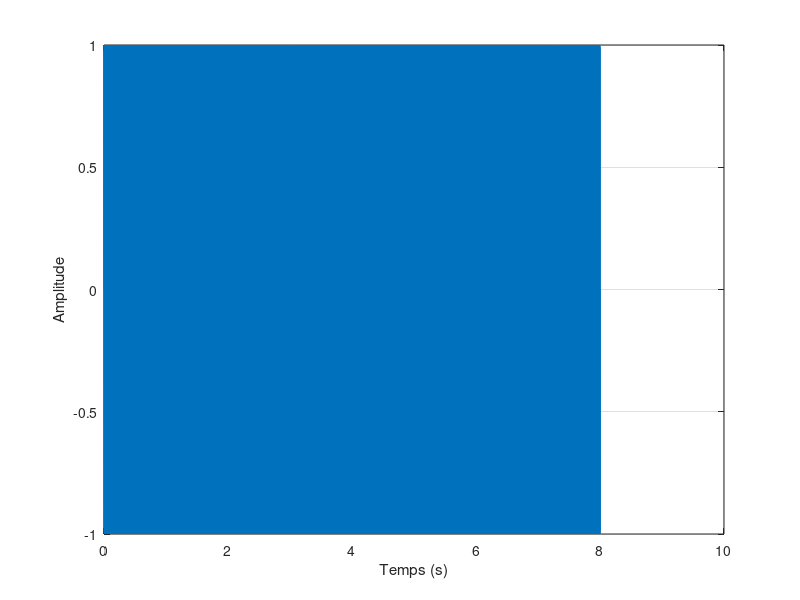
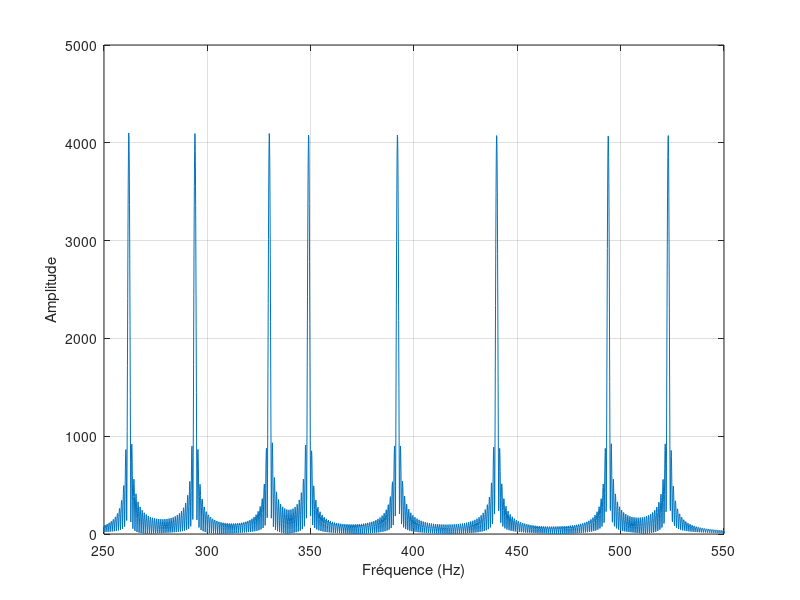

These charts were generated, in order, by the following MATLAB code: (Note: this script raises an error after producing the figures.)
fe=8192;
fmin=250;
fmax=550;

function [gam,t] = GAMME(duree,fech)

% [do re mi fa sol la si doo]
freqnotes = [262 294 330 349 392 440 494 523];
t = 0:1/fech:duree;

gam = [];
for note=1:8
    gam = [gam, sin(2*pi*freqnotes(note)*t)];
end
N = length(gam);
t = (0:N-1)/fech;
end

[G,t]=GAMME(1,fe);

figure;
plot(t,G);
xlabel('Temps (s)');
ylabel('Amplitude');
grid on;

F=fft(G);
N=length(G);
freq=(0:N-1)*fe/N;

figure;
plot(freq,abs(F));
xlabel('Fréquence (Hz)');
ylabel('Amplitude');
xlim([250 550]);       % bande demandée dans le TP
grid on;

%%application des filtres 
%% =====Filtre de Butterxorth===========
Butterworth;
%G = freqs(b,a,2*pi*freq);     % réponse fréquentielle
Bfiltre = lsim(tf(b,a),G,t);  % application au signal
FB=fft(Bfiltre);

fmlog=log10(fmin);
fmaxlog=log10(fmax);
linf=logspace(fmlog,fmaxlog,1000);
Hcont = freqs(b,a,2*pi*linf); 

figure;
subplot(1,3,1);
plot(linf,20*log10(abs(Hcont)));
xscale('log');


subplot(1,3,2)
plot(Bfiltre);


subplot(1,3,3)
plot(freq,abs(FB));
xlabel('Fréquence (Hz)');
ylabel('Amplitude');
xlim([fmin fmax]);       % bande demandée dans le TP
grid on;

%% =====Filtre elliptique===========
Cauer;
Cfiltre = lsim(tf(b,a),G,t);  % application au signal


figure;
subplot(1,2,1)
plot(Cfiltre);

FC=fft(Cfiltre);

subplot(1,2,2)
plot(freq,abs(FC));
xlabel('Fréquence (Hz)');
ylabel('Amplitude');
xlim([250 550]);       % bande demandée dans le TP
grid on;

%% =====Filtre de Chabyshev===========
Chabyshev;

Chab1 = lsim(tf(b1,a1),G,t);  % application au signal
Chab2 = lsim(tf(b2,a2),G,t);  % application au signal
FChab1=fft(Chab1);
FChab2=fft(Chab2);


%% Chab de type I 
figure;
subplot(1,2,1)
plot(Chab1);

subplot(1,2,2)
plot(freq,abs(FChab1));
xlabel('Fréquence (Hz)');
ylabel('Amplitude');
xlim([250 550]);       % bande demandée dans le TP
grid on;

%% Chab de type II
figure;
subplot(1,3,1)
plot(Chab2);

Hcont = freqs(b2,a2,2*pi*linf); 

subplot(1,3,2)
plot(linf,20*log10(abs(Hcont)));
xscale('log');


subplot(1,3,3)
plot(freq,abs(FChab2));
xlabel('Fréquence (Hz)');
ylabel('Amplitude');
xlim([250 550]);       % bande demandée dans le TP
grid on;
